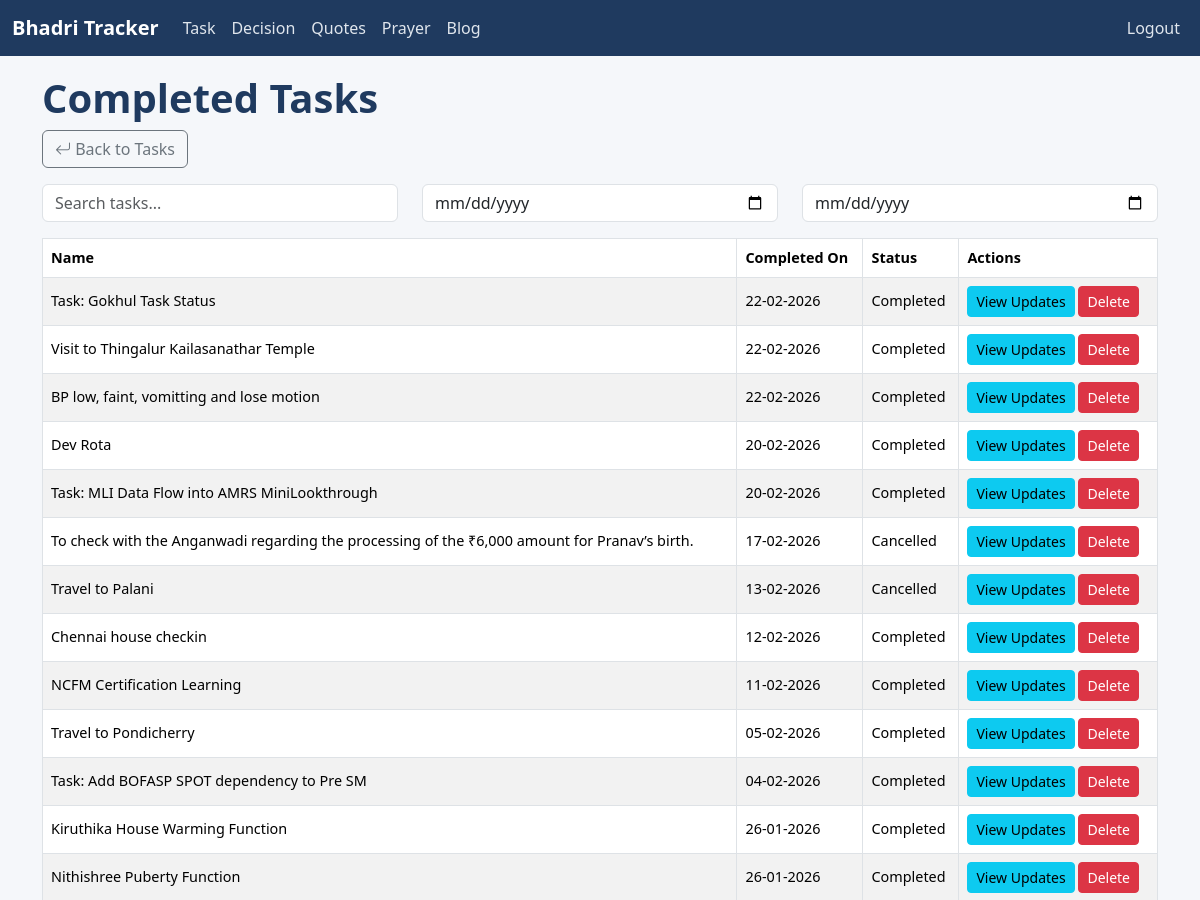
Page /history/ (signed in, upper part) on the earlier database version.
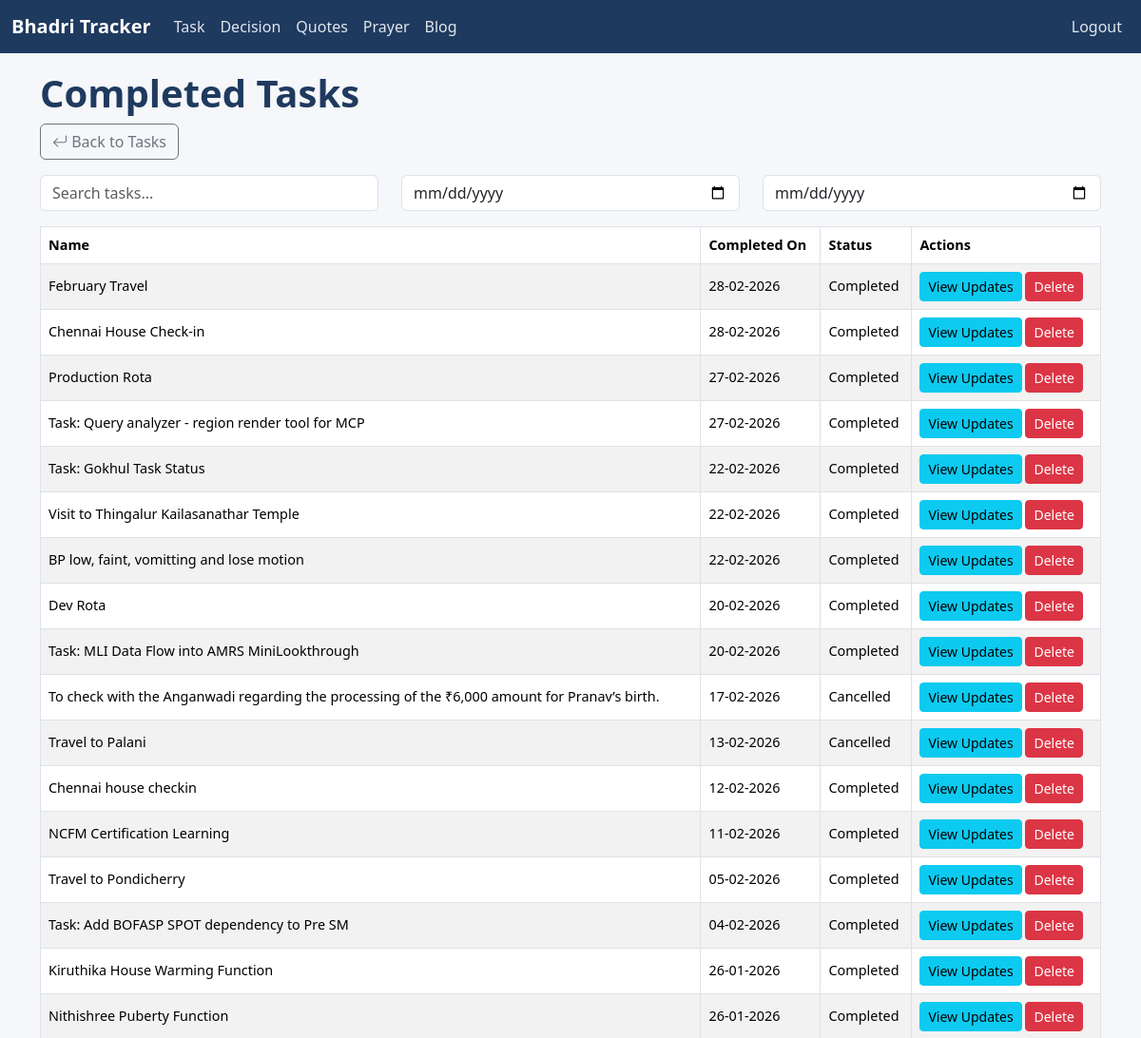
Same page on the later database version.
### tracker/models.py (models this page shows, shortened)
class Task(models.Model):
    STATUS_CHOICES = [
        ('Opened', 'Opened'),
        ('InProgress', 'In Progress'),
        ('Completed', 'Completed'),
        ('Cancelled', 'Cancelled'),
        ('Hold', 'Hold'),
    ]
    name = models.CharField(max_length=200)
    status = models.CharField(max_length=20, choices=STATUS_CHOICES, default='Opened')
    task_type = models.ForeignKey(TaskType, on_delete=models.CASCADE)
    started_date = models.DateField(default=timezone.localtime(), null=True, blank=True)
    created_date = models.DateField(auto_now_add=True)
    updated_date = models.DateField(auto_now=True)
    completed_date = models.DateField(null=True, blank=True)
    target_date = models.DateField(default=timezone.localtime(), null=True, blank=True)
    is_bookmark = models.BooleanField(default=False)
    is_private = models.BooleanField(default=False)
    is_important = models.BooleanField(default=False)
    is_template = models.BooleanField(default=False)

### tracker/views.py (the view)
# urls.py: path('history/', views.TaskHistoryView.as_view(), name='task_history'),
class TaskHistoryView(LoginRequiredMixin, ListView):
    model = Task
    template_name = 'tracker/task_history.html'
    context_object_name = 'tasks'
    def get_queryset(self):
        queryset = Task.objects.filter(status__in=['Completed', 'Cancelled']).exclude(is_template=True).order_by('-completed_date')
        search = self.request.GET.get('search', '').strip()
        start_date = self.request.GET.get('start_date')
        end_date = self.request.GET.get('end_date')
        if search:
            queryset = queryset.filter(
                Q(name__icontains=search) |
                Q(updates__description__icontains=search)
            ).distinct()
        if start_date and end_date:
            queryset = queryset.filter(
                Q(started_date__range=[start_date, end_date]) |
                Q(completed_date__range=[start_date, end_date])
            )
        return queryset
    def render_to_response(self, context, **response_kwargs):
        if self.request.headers.get('HX-Request'):
            return render(self.request, 'tracker/task_history_rows.html', context)
        return super().render_to_response(context, **response_kwargs)

### templates/tracker/task_history.html (shortened to what this page needs)
{% extends 'base.html' %}
{% block content %}
<h1>Completed Tasks</h1>
<a href="{% url 'tracker:task_list' %}" class="btn btn-outline-secondary mb-3"><i class="bi bi-arrow-return-left"></i> Back to Tasks</a>
<div class="row mb-3">
    <div class="col-md-4">
        <input
            type="text"
            name="search"
            class="form-control"
            placeholder="Search tasks..."
            hx-get="{% url 'tracker:task_history' %}"
            hx-trigger="keyup changed delay:300ms"
            hx-target="#taskTableBody"
            hx-include="#dateFilters"
        />
    </div>
    <div class="col-md-4">
        <input
            type="date"
            name="start_date"
            class="form-control"
            id="dateFilters"
            hx-get="{% url 'tracker:task_history' %}"
            hx-trigger="change"
            hx-target="#taskTableBody"
            hx-include="[name='search'], #dateFilters"
        />
    </div>
    <div class="col-md-4">
        <input
            type="date"
            name="end_date"
            class="form-control"
            hx-get="{% url 'tracker:task_history' %}"
            hx-trigger="change"
            hx-target="#taskTableBody"
            hx-include="[name='search'], #dateFilters"
        />
    </div>
</div>
<div class="table-responsive">
<table class="table table-striped table-bordered align-middle text-nowrap">
  <thead>
      <tr>
          <th>Name</th>
          <th>Completed On</th>
          <th>Status</th>
          <th>Actions</th>
      </tr>
  </thead>
  <tbody id="taskTableBody">
      {% include 'tracker/task_history_rows.html' %}
  </tbody>
</table>
</div>
{% endblock %}

### templates/tracker/task_history_rows.html
{% for task in tasks %}
<tr>
    <td>{{ task.name }}</td>
    <td>{{ task.completed_date|date:"d-m-Y" }}</td>
    <td>{{ task.status }}</td>
    <td>
        <a href="{% url 'tracker:update_list' task.id %}" class="btn btn-sm btn-info">View Updates</a>
        <a href="{% url 'tracker:task_delete' task.id %}" class="btn btn-sm btn-danger">Delete</a>
    </td>
</tr>
{% empty %}
<tr>
    <td colspan="3" class="text-center">No matching tasks.</td>
</tr>
{% endfor %}

Differences in the rows shown:
now on this page (row edited): Task: name "February Travel", completed_date "28-02-2026", status "Completed"
added Task: name "Chennai House Check-in", completed_date "28-02-2026", status "Completed"
now on this page (row edited): Task: name "Production Rota", completed_date "27-02-2026", status "Completed"
now on this page (row edited): Task: name "Task: Query analyzer - region render tool for MCP", completed_date "27-02-2026", status "Completed"
